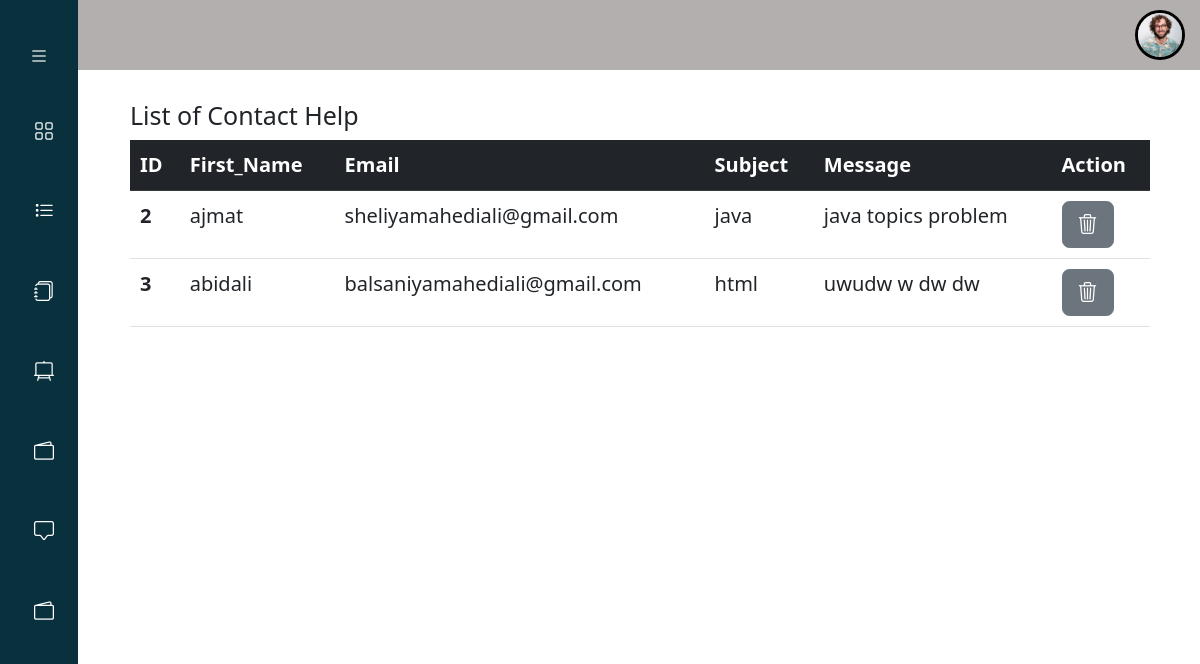
Screenshot of /Adimplan/Messages.php (signed in) with the database file from the repository.
### tables this page shows
CREATE TABLE `signa` (
  `Id` int(25) NOT NULL,
  `First_Name` varchar(50) NOT NULL,
  `Last_Name` varchar(50) NOT NULL,
  `Email` varchar(50) NOT NULL,
  `btn_Password` varchar(50) NOT NULL,
  `DOB` varchar(50) NOT NULL,
  `Country` varchar(50) NOT NULL,
  `images` varchar(255) NOT NULL
);

CREATE TABLE `contact` (
  `Id` int(25) NOT NULL,
  `First_Name` varchar(50) NOT NULL,
  `Email` varchar(50) NOT NULL,
  `Contact_Subject` varchar(255) NOT NULL,
  `Contact_Message` varchar(255) NOT NULL
);

### Adimplan/Messages.php (the view, shortened to what this page needs)
<!doctype html>
<html lang="en">
<head>
  <link rel="stylesheet" href="../CSS/style.css">
  <link rel="stylesheet" href="../CSS/adim1.css">
  <link href="https://cdn.jsdelivr.net/npm/bootstrap@5.2.3/dist/css/bootstrap.min.css" rel="stylesheet">
  <link rel="stylesheet" href="https://cdn.jsdelivr.net/npm/bootstrap-icons@1.10.2/font/bootstrap-icons.css">
</head>
<body>
  <?php
  include 'navbaradmin.php';
  include 'siderbar.php';
  include '../database/database.php';
  ?>
  <section class="dis">
    <div class="table1">
      <h1 class="fs-5">List of Contact Help</h1>
      <?php
      $sql = "Select * from contact";
      $result = $conn->query($sql);
      if ($result->num_rows > 0) {
        $num = 0;
      ?>
        <table class="table">
          <thead class="table-dark">
            <tr>
              <th scope="col">ID</th>
              <th scope="col">First_Name</th>
              <th scope="col">Email</th>
              <th scope="col">Subject</th>
              <th scope="col">Message</th>
              <th scope="col">Action</th>
            </tr>
          </thead>
          <tbody>
            <?php while ($row = $result->fetch_assoc()) { $num++; ?>
              <tr>
                <th scope="row"><?php echo $row['Id']; ?></th>
                <td><?php echo $row['First_Name']; ?></td>
                <td><?php echo $row['Email']; ?></td>
                <td><?php echo $row['Contact_Subject']; ?></td>
                <td><?php echo $row['Contact_Message']; ?></td>
                <td>
                  <form action="" method="POST" class="d-inline">
                    <button type="submit" class="btn btn-secondary mr-3" name="delete" value="Delete">
                      <i class="bi bi-trash3"></i>
                    </button>
                  </form>
                </td>
              </tr>
            <?php } ?>
          </tbody>
        </table>
      <?php } else {
        echo "0 result ";
      }
      ?><br><br>
    </div>
  </section>
</body>
</html>

### Adimplan/navbaradmin.php (shortened to what this page needs)
<link href="../css/nav.css" rel="stylesheet">
<?php
    include '../database/database.php';
    $query = "SELECT * FROM signa WHERE Id ={$_SESSION['UserId']}";
    $result = $conn->query($query);
    if(mysqli_num_rows($result) >0 )
    {
      $fetch = mysqli_fetch_assoc($result);
    }
    ?>
<nav class="navbar navbar-expand-lg fixed-top" style="background-color: #b3afaf;">
  <div class="container-fluid">
    <ul class="navbar-nav ms-auto mb-2 mb-lg-0">
      <li class="nav-item" style="  display: flex;align-items: center;">
        <img style="border-radius: 50px;border: 3px solid black;" width="50" height="50" src="<?php echo '../loginandsign/';?><?php echo $fetch['images'] ?>" onclick="toggleMenu()">
      </li>
    </ul>
  </div>
</nav>

### CSS/style.css (style rules this page uses)
* { margin: 0; padding: 0; box-sizing: border-box; font-size: 20px; }
.container, .container-fluid, .container-sm, .container-md, .container-lg, .container-xl { width: 100%; padding-right: 15px; padding-left: 15px; margin-right: auto; margin-left: auto; }
.top .container, .container-fluid, .container-sm, .container-md, .container-lg, .container-xl { width: 100%; padding-right: 15px; padding-left: 15px; margin-right: auto; margin-left: auto; }

### CSS/adim1.css (style rules this page uses)
.dis { max-width: 100%; }
.dis .table1 { margin-top: 100px; margin-left: auto; margin-right: 50px; width: 75%; }
@media (max-width:1200px) { .dis .table1 { width: 85%; } }

### CSS/nav.css (style rules this page uses)
* { margin: 0; padding: 0; box-sizing: border-box; font-size: 20px; }
nav { background-color: rgb(8, 48, 61); color: white; }

### rows the page displays
signa: images (picture)
contact: Id "2", First_Name "ajmat", Email "sheliyamahediali@gmail.com", Contact_Subject "java", Contact_Message "java topics problem"
contact: Id "3", First_Name "abidali", Email "balsaniyamahediali@gmail.com", Contact_Subject "html", Contact_Message "uwudw w dw dw"
